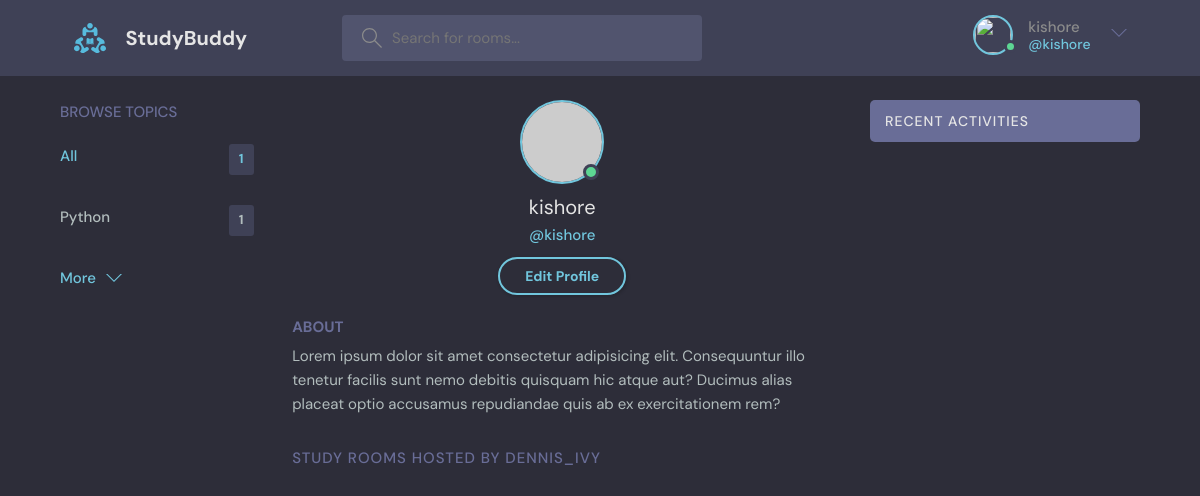
Page /profile/2/ (signed in) on the committed database.
### base/models.py (models this page shows, shortened)
class User(AbstractUser):
    name = models.CharField(max_length=200, null=True)
    email = models.EmailField(unique=True, null=True)
    bio = models.TextField(null=True)
    avatar = models.ImageField(null=True, default="avatar.svg")
    USERNAME_FIELD = 'email'
    REQUIRED_FIELDS = ['username']

class Topic(models.Model):
    name = models.CharField(max_length=100)

### base/views.py (the view)
# urls.py: path('profile/<str:pk>/',views.userProfile, name='user-profile'),
def userProfile(request,pk):
    user = User.objects.get(id=pk)
    rooms = user.room_set.all()
    room_messages = user.message_set.all()
    topics = Topic.objects.all()
    context = {'user':user, 'rooms':rooms, 'room_messages':room_messages, 'topics':topics}
    return render(request, 'base/profile.html',context)

### base/templates/base/profile.html (shortened to what this page needs)
{% extends 'main.html' %}
{% block content %}
  <main class="profile-page layout layout--3">
    <div class="container">
      {% include 'base/topic_component.html' %}
      <div class="roomList">
        <div class="profile">
          <div class="profile__avatar">
            <div class="avatar avatar--large active">
              <img src="https://randomuser.me/api/portraits/men/11.jpg" />
            </div>
          </div>
          <div class="profile__info">
            <h3>{{user.username}}</h3>
            <p>@{{user.username}}</p>
            {% if request.user == user %}
            <a href="{% url 'update-user' %}" class="btn btn--main btn--pill">Edit Profile</a>
            {% endif %}
          </div>
          <div class="profile__about">
            <h3>About</h3>
            <p>
              Lorem ipsum dolor sit amet consectetur adipisicing elit. Consequuntur illo tenetur
              facilis sunt nemo debitis quisquam hic atque aut? Ducimus alias placeat optio
              accusamus repudiandae quis ab ex exercitationem rem?
            </p>
          </div>
        </div>
        <div class="roomList__header">
          <div>
            <h2>Study Rooms Hosted by dennis_ivy</a>
            </h2>
          </div>
        </div>
      </div>
      {% include 'base/activity_component.html' %}
    </div>
  </main>
{% endblock content %}

### templates/navbar.html (shortened to what this page needs)
{% load static %}
<header class="header header--loggedIn">
    <div class="container">
      <a href="{% url 'home' %}" class="header__logo">
        <img src="{% static 'images/logo.svg' %}" />
        <h1>StudyBuddy</h1>
      </a>
      <form class="header__search" method="GET" action="{% url 'home' %}">
        <label>
          <input name="q" placeholder="Search for rooms..." />
        </label>
      </form>
      <nav class="header__menu">
        {%if request.user.is_authenticated %}
        <div class="header__user">
          <a href="{% url 'update-user' %}">
            <div class="avatar avatar--medium active">
              <img src="{{request.user.avater.url}}" />
            </div>
            <p>{{ request.user.username }} <span>@{{ request.user.username  }}</span></p>
          </a>
          <button class="dropdown-button">
            <svg version="1.1" xmlns="http://www.w3.org/2000/svg" width="32" height="32" viewBox="0 0 32 32">
              <title>chevron-down</title>
              <path d="M16 21l-13-13h-3l16 16 16-16h-3l-13 13z"></path>
            </svg>
          </button>
        </div>
        {% else %}
        <a href="{% url 'login' %}">
          <img src="{% static 'images/avatar.svg' %}" />
          <p>Login</p>
        </a>
        {% endif %}
      </nav>
    </div>
  </header>

### base/templates/base/topic_component.html
<div class="topics">
    <div class="topics__header">
      <h2>Browse Topics</h2>
    </div>
    <ul class="topics__list">
      <li>
        <a href="{% url 'home' %}" class="active">All <span>{{ topics.count }}</span></a>
      </li>
      {% for topic in topics %}
      <li>
        <a href="{% url 'home' %}?q={{topic.name}}">{{ topic.name }}<span>{{topic.room_set.all.count}}</span></a>
      </li>
       {% endfor %}
    </ul>
    <a class="btn btn--link" href="{% url 'topics' %}">
      More
      <svg version="1.1" xmlns="http://www.w3.org/2000/svg" width="32" height="32" viewBox="0 0 32 32">
        <title>chevron-down</title>
        <path d="M16 21l-13-13h-3l16 16 16-16h-3l-13 13z"></path>
      </svg>
    </a>
  </div>

### rows in the picture
User: user.username "kishore", username "kishore"
Topic: name "Python", room_set.all.count "1"

### other values in the picture
{{ topics.count }} "1"
